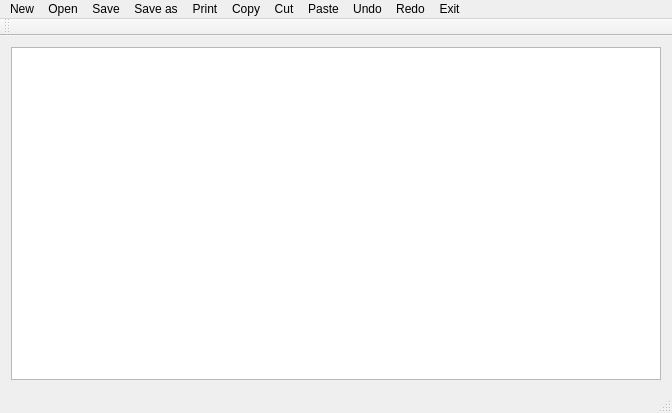
<?xml version="1.0" encoding="UTF-8"?>
<ui version="4.0">
 <class>NotepadMainClass</class>
 <widget class="QMainWindow" name="Notepad">
  <property name="geometry">
   <rect>
    <x>0</x>
    <y>0</y>
    <width>672</width>
    <height>413</height>
   </rect>
  </property>
  <property name="windowTitle">
   <string>NotepadMain</string>
  </property>
  <widget class="QWidget" name="centralWidget">
   <layout class="QVBoxLayout" name="verticalLayout">
    <item>
     <widget class="QTextEdit" name="textEdit"/>
    </item>
   </layout>
  </widget>
  <widget class="QMenuBar" name="menuBar">
   <property name="geometry">
    <rect>
     <x>0</x>
     <y>0</y>
     <width>672</width>
     <height>21</height>
    </rect>
   </property>
   <widget class="QMenu" name="menuNew_Open_Save_Save_as_Print_Exit">
    <property name="title">
     <string>New</string>
    </property>
    <addaction name="actionNew"/>
    <addaction name="separator"/>
   </widget>
   <widget class="QMenu" name="menuOpen">
    <property name="title">
     <string>Open</string>
    </property>
    <addaction name="actionOpen"/>
   </widget>
   <widget class="QMenu" name="menuSave">
    <property name="title">
     <string>Save</string>
    </property>
    <addaction name="actionSave"/>
   </widget>
   <widget class="QMenu" name="menuSave_as">
    <property name="title">
     <string>Save as</string>
    </property>
    <addaction name="actionSaveAs"/>
   </widget>
   <widget class="QMenu" name="menuPrint">
    <property name="title">
     <string>Print</string>
    </property>
    <addaction name="actionPrint"/>
   </widget>
    <widget class="QMenu" name="menuCopy">
      <property name="title">
        <string>Copy</string>
      </property>
      <addaction name="actionCopy"/>
    </widget>
    <widget class="QMenu" name="menuCut">
      <property name="title">
        <string>Cut</string>
      </property>
      <addaction name="actionCut"/>
    </widget>
    <widget class="QMenu" name="menuPaste">
      <property name="title">
        <string>Paste</string>
      </property>
      <addaction name="actionPaste"/>
    </widget>
    <widget class="QMenu" name="menuUndo">
      <property name="title">
        <string>Undo</string>
      </property>
      <addaction name="actionUndo"/>
    </widget>
    <widget class="QMenu" name="menuRedo">
      <property name="title">
        <string>Redo</string>
      </property>
      <addaction name="actionRedo"/>
    </widget>
    <widget class="QMenu" name="menuExit">
      <property name="title">
        <string>Exit</string>
      </property>
      <addaction name="actionExit"/>
    </widget>
   <addaction name="menuNew_Open_Save_Save_as_Print_Exit"/>
   <addaction name="menuOpen"/>
   <addaction name="menuSave"/>
   <addaction name="menuSave_as"/>
   <addaction name="menuPrint"/>
   <addaction name="menuCopy"/>
   <addaction name="menuCut"/>
   <addaction name="menuPaste"/>
   <addaction name="menuUndo"/>
   <addaction name="menuRedo"/>
   <addaction name="menuExit"/>
  </widget>
  <widget class="QToolBar" name="mainToolBar">
   <attribute name="toolBarArea">
    <enum>TopToolBarArea</enum>
   </attribute>
   <attribute name="toolBarBreak">
    <bool>false</bool>
   </attribute>
  </widget>
  <widget class="QStatusBar" name="statusBar"/>
  <action name="actionNew">
   <property name="text">
    <string>New</string>
   </property>
  </action>
  <action name="actionOpen">
   <property name="text">
    <string>Open</string>
   </property>
   <property name="toolTip">
    <string>Open</string>
   </property>
  </action>
  <action name="actionSave">
   <property name="text">
    <string>Save</string>
   </property>
  </action>
  <action name="actionSaveAs">
   <property name="text">
    <string>SaveAs</string>
   </property>
  </action>
  <action name="actionPrint">
   <property name="text">
    <string>Print</string>
   </property>
  </action>
  <action name="actionCopy">
    <property name="text">
      <string>Copy</string>
    </property>
  </action>
  <action name="actionCut">
    <property name="text">
      <string>Cut</string>
    </property>
  </action>
  <action name="actionPaste">
    <property name="text">
      <string>Paste</string>
    </property>
  </action>
  <action name="actionUndo">
    <property name="text">
      <string>Undo</string>
    </property>
  </action>
  <action name="actionRedo">
    <property name="text">
      <string>Redo</string>
    </property>
  </action>
  <action name="actionExit">
   <property name="text">
    <string>Exit</string>
   </property>
  </action>
 </widget>
 <layoutdefault spacing="6" margin="11"/>
 <resources/>
 <connections/>
</ui>
